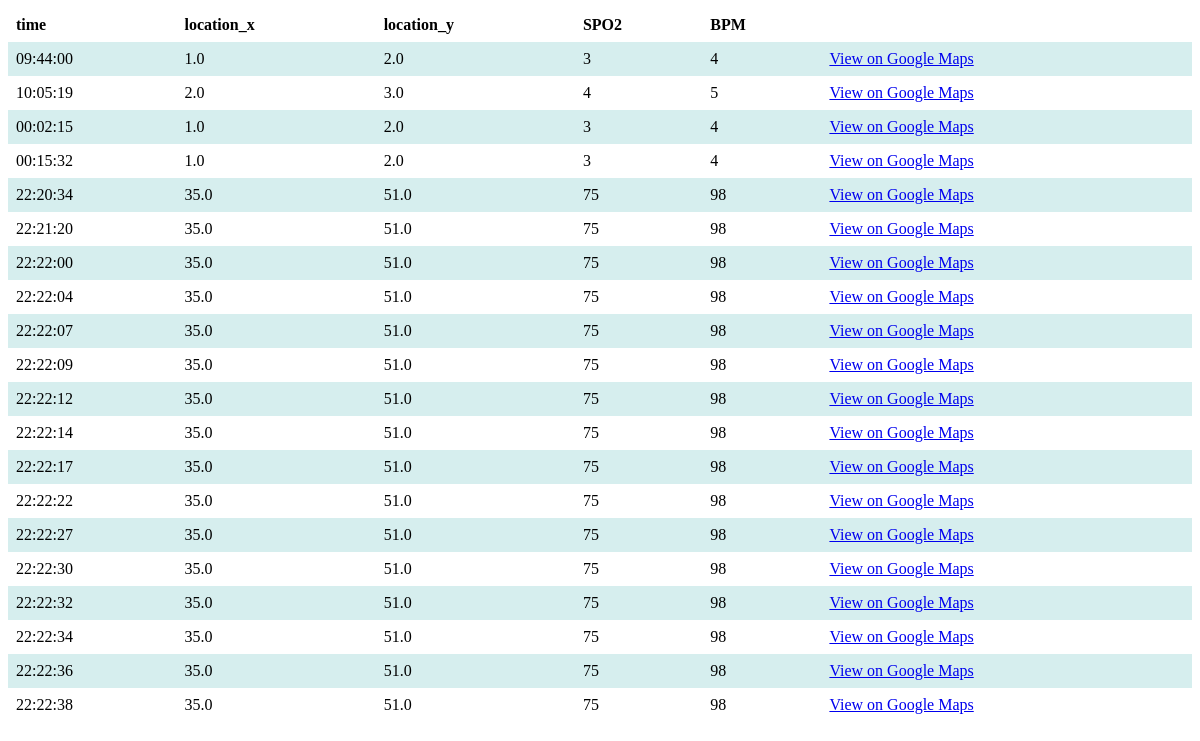
Before: /table/ with the older database file.
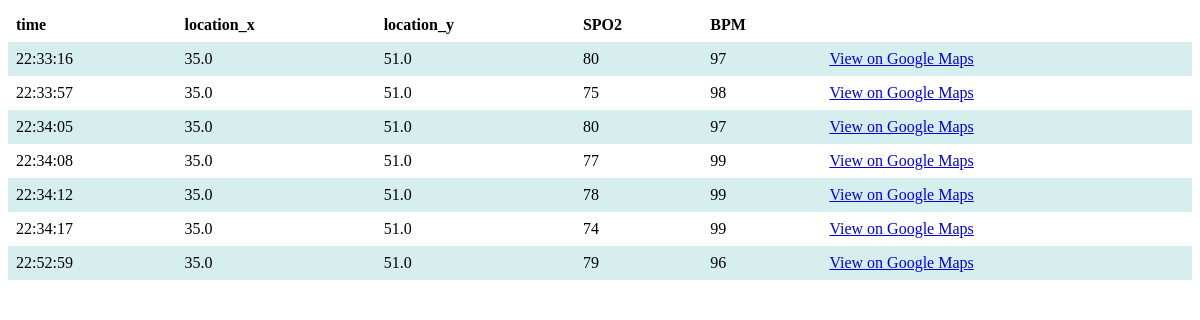
After: the same page with the newer database file.
### app/models.py (models this page shows, shortened)
class HealthHistory(models.Model):
	location_x = models.FloatField()
	location_y = models.FloatField()
	SPO2 = models.IntegerField(default=0)
	BPM = models.IntegerField(default=0)
	created_at = models.DateTimeField(auto_now_add=True, auto_now=False, null=True)

### app/views.py (the view)
def table_view(request):
    health_history_data = HealthHistory.objects.all()
    context = {'health_history': health_history_data}
    return render(request, 'table_conventional.html', context)

### app/templates/table_conventional.html (shortened to what this page needs)
<!DOCTYPE html>
<html lang="en">
<head>
</head>
<body>
    <table id="majid">
        <tr>
            <th>time</th>
            <th>location_x</th>
            <th>location_y</th>
            <th>SPO2</th>
            <th>BPM</th>
        </tr>
        {% for entry in health_history %}
            <tr>
                <td>{{ entry.created_at|date:"H:i:s" }}</td>
                <td>{{ entry.location_x }}</td>
                <td>{{ entry.location_y }}</td>
                <td>{{ entry.SPO2 }}</td>
                <td>{{ entry.BPM }}</td>
                <td><a href="https://www.google.com/maps/search/?api=1&query={{ entry.location_x }},{{ entry.location_y }}" target="_blank">View on Google Maps</a></td>
            </tr>
        {% endfor %}
    </table>
</body>
</html>

Changed rows visible on the page:
removed HealthHistory: created_at "09:44:00", location_x "1.0", location_y "2.0", SPO2 "3", BPM "4"
removed HealthHistory: created_at "10:05:19", location_x "2.0", location_y "3.0", SPO2 "4", BPM "5"
removed HealthHistory: created_at "00:02:15", location_x "1.0", location_y "2.0", SPO2 "3", BPM "4"
removed HealthHistory: created_at "00:15:32", location_x "1.0", location_y "2.0", SPO2 "3", BPM "4"
removed HealthHistory: created_at "22:20:34", location_x "35.0", location_y "51.0", SPO2 "75", BPM "98"
removed HealthHistory: created_at "22:21:20", location_x "35.0", location_y "51.0", SPO2 "75", BPM "98"
removed HealthHistory: created_at "22:22:00", location_x "35.0", location_y "51.0", SPO2 "75", BPM "98"
removed HealthHistory: created_at "22:22:04", location_x "35.0", location_y "51.0", SPO2 "75", BPM "98"
removed HealthHistory: created_at "22:22:07", location_x "35.0", location_y "51.0", SPO2 "75", BPM "98"
removed HealthHistory: created_at "22:22:09", location_x "35.0", location_y "51.0", SPO2 "75", BPM "98"
removed HealthHistory: created_at "22:22:12", location_x "35.0", location_y "51.0", SPO2 "75", BPM "98"
removed HealthHistory: created_at "22:22:14", location_x "35.0", location_y "51.0", SPO2 "75", BPM "98"
removed HealthHistory: created_at "22:22:17", location_x "35.0", location_y "51.0", SPO2 "75", BPM "98"
removed HealthHistory: created_at "22:22:22", location_x "35.0", location_y "51.0", SPO2 "75", BPM "98"
removed HealthHistory: created_at "22:22:27", location_x "35.0", location_y "51.0", SPO2 "75", BPM "98"
removed HealthHistory: created_at "22:22:30", location_x "35.0", location_y "51.0", SPO2 "75", BPM "98"
removed HealthHistory: created_at "22:22:32", location_x "35.0", location_y "51.0", SPO2 "75", BPM "98"
removed HealthHistory: created_at "22:22:34", location_x "35.0", location_y "51.0", SPO2 "75", BPM "98"
removed HealthHistory: created_at "22:22:36", location_x "35.0", location_y "51.0", SPO2 "75", BPM "98"
removed HealthHistory: created_at "22:22:38", location_x "35.0", location_y "51.0", SPO2 "75", BPM "98"
added HealthHistory: created_at "22:33:16", location_x "35.0", location_y "51.0", SPO2 "80", BPM "97"
added HealthHistory: created_at "22:33:57", location_x "35.0", location_y "51.0", SPO2 "75", BPM "98"
added HealthHistory: created_at "22:34:05", location_x "35.0", location_y "51.0", SPO2 "80", BPM "97"
added HealthHistory: created_at "22:34:08", location_x "35.0", location_y "51.0", SPO2 "77", BPM "99"
added HealthHistory: created_at "22:34:12", location_x "35.0", location_y "51.0", SPO2 "78", BPM "99"
added HealthHistory: created_at "22:34:17", location_x "35.0", location_y "51.0", SPO2 "74", BPM "99"
added HealthHistory: created_at "22:52:59", location_x "35.0", location_y "51.0", SPO2 "79", BPM "96"
